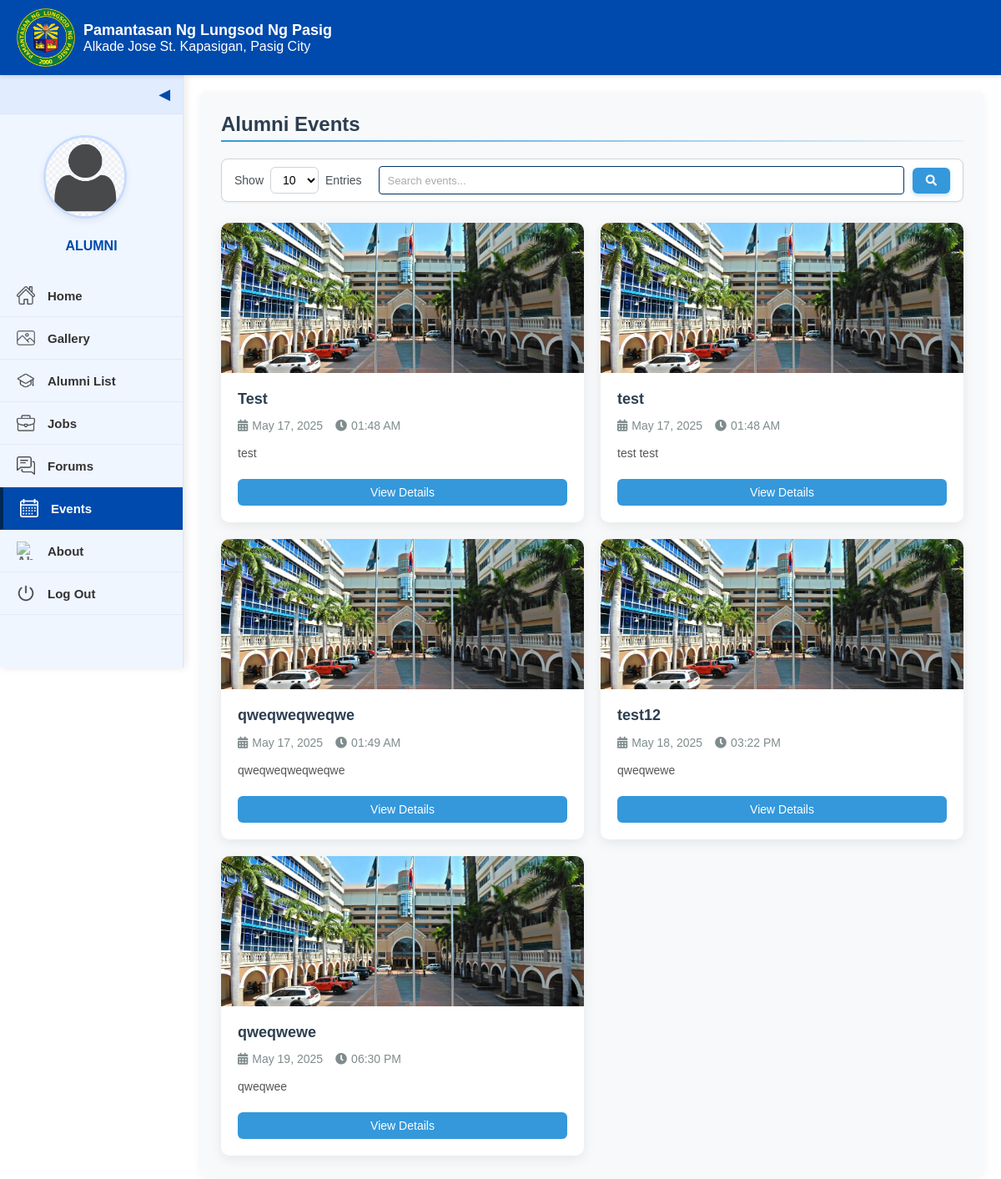
Page /alumni-events.php on the committed database.
### tables this page shows
CREATE TABLE `events` (
  `id` int(30) NOT NULL,
  `title` varchar(250) NOT NULL,
  `content` text NOT NULL,
  `schedule` datetime NOT NULL,
  `banner` text NOT NULL,
  `date_created` datetime NOT NULL DEFAULT current_timestamp(),
  `gform_link` varchar(200) NOT NULL,
  `archive_date` date DEFAULT NULL
);

### alumni-events.php (the view, shortened to what this page needs)
<?php
include 'admin/db_connect.php';
if(isset($_SESSION['alumni_id'])) {
    $alumni_id = $_SESSION['alumni_id'];
    $user_query = "SELECT CONCAT(firstname, ' ', lastname) as fullname FROM alumnus_bio WHERE id = ?";
    $stmt = $conn->prepare($user_query);
    $stmt->bind_param("i", $alumni_id);
    $stmt->execute();
    $user_result = $stmt->get_result();
    $user_data = $user_result->fetch_assoc();
    $fullname = $user_data ? $user_data['fullname'] : 'ALUMNI';
} else {
    $fullname = 'ALUMNI';
}
$page = isset($_GET['page']) ? intval($_GET['page']) : 1;
$items_per_page = isset($_GET['limit']) ? intval($_GET['limit']) : 10;
$offset = ($page - 1) * $items_per_page;
$search = isset($_GET['search']) ? $conn->real_escape_string($_GET['search']) : '';
$search_condition = '';
$sql = "SELECT * FROM events $search_condition ORDER BY schedule ASC LIMIT $offset, $items_per_page";
$result = $conn->query($sql);
?>
<!DOCTYPE html>
<html lang="en">
<head>
  <link rel="stylesheet" href="style.css">
  <link rel="stylesheet" href="css/alumni-events.css">
  <link rel="stylesheet" href="https://cdnjs.cloudflare.com/ajax/libs/font-awesome/5.15.3/css/all.min.css">
</head>
<body>
<div class="interface-header">
        <img src="images/logo.png" alt="PLP Logo" class="logo-interface">
        <div class="text">
            <div class="school-name">Pamantasan Ng Lungsod Ng Pasig</div>
            <p class="p-size">Alkade Jose St. Kapasigan, Pasig City</p>
        </div>
    </div>
  <div class="sidebar" id="sidebar">
      <div class="toggle-btn" onclick="toggleSidebar()">&#x25C0;</div>
      <div class="sidebar-content">
          <div class="profile-section">
              <a class="profile-pic">
                  <img src="images/avatar.png" alt="Profile Picture">
              </a>
              <div class="profile-name"><?php echo htmlspecialchars($fullname); ?></div>
          </div>
          <a href="alumni-home.php"><img src="images/home.png" alt="Home"><span>Home</span></a>
                    <a href="alumni-gallery.php"><img src="images/gallery.png" alt="Gallery"><span>Gallery</span></a>
                    <a href="alumni-list.php"><img src="images/alumni_list.png" alt="Alumni List"><span>Alumni List</span></a>
                    <a href="alumni-job.php"><img src="images/jobs.png" alt="Jobs"><span>Jobs</span></a>
                    <a href="alumni-forums.php"><img src="images/forums.png" alt="Forums"><span>Forums</span></a>
                    <a href="alumni-events.php" class="active"><img src="images/calendar.png" alt="Events"><span>Events</span></a>
                    <a href="alumni-about.php"><img src="images/about.png" alt="About"><span>About</span></a>
                    <a href="landing.php"><img src="images/log-out.png" alt="Log Out"><span>Log Out</span></a>
      </div>
  </div>
  <main class="content">
      <div class="alumni-events-content">
          <header>Alumni Events</header>
          <hr>
          <div class="top-actions">
              <div class="left-controls">
                  <form method="GET" action="alumni-events.php" class="search-form">
                      <div class="unified-controls">
                          <div class="entries-control">
                              <span>Show</span>
                              <select name="limit" onchange="this.form.submit()">
                                  <option value="10" <?php echo $items_per_page == 10 ? 'selected' : ''; ?>>10</option>
                              </select>
                              <span>Entries</span>
                          </div>
                          <div class="search-control">
                              <input type="text" name="search" class="search-input" value="<?php echo htmlspecialchars($search); ?>" placeholder="Search events...">
                              <button type="submit" class="search-btn"><i class="fas fa-search"></i></button>
                          </div>
                      </div>
                  </form>
              </div>
          </div>
          <div class="events-container">
              <?php
              if($result && $result->num_rows > 0):
                  while($row = $result->fetch_assoc()):
                      $banner_path = $row['banner'];
                      if(empty($banner_path) || !file_exists($banner_path)) {
                          $banner_path = "images/no-image.jpg";
                      }
                      $event_date = date('M d, Y', strtotime($row['schedule']));
                      $event_time = date('h:i A', strtotime($row['schedule']));
              ?>
              <div class="event-card">
                  <div class="event-banner">
                      <img src="<?php echo $banner_path; ?>" alt="<?php echo htmlspecialchars($row['title']); ?>">
                  </div>
                  <div class="event-info">
                      <h3 class="event-title"><?php echo htmlspecialchars($row['title']); ?></h3>
                      <div class="event-meta">
                          <div class="event-date">
                              <i class="fas fa-calendar-alt"></i> <?php echo $event_date; ?>
                          </div>
                          <div class="event-time">
                              <i class="fas fa-clock"></i> <?php echo $event_time; ?>
                          </div>
                      </div>
                      <div class="event-description">
                          <?php
                          $content = strip_tags($row['content']);
                          $short_content = strlen($content) > 150 ? substr($content, 0, 150) . '...' : $content;
                          echo htmlspecialchars($short_content);
                          ?>
                      </div>
                      <div class="event-actions">
                          <button class="view-details-btn" data-id="<?php echo $row['id']; ?>"
                                  data-title="<?php echo htmlspecialchars($row['title']); ?>"
                                  data-content="<?php echo htmlspecialchars($row['content']); ?>"
                                  data-schedule="<?php echo $row['schedule']; ?>"
                                  data-banner="<?php echo $banner_path; ?>"
                                  data-gform="<?php echo htmlspecialchars($row['gform_link'] ?? ''); ?>"
                                  onclick="viewEvent(this)">
                              View Details
                          </button>
                      </div>
                  </div>
              </div>
              <?php
                  endwhile;
              endif; ?>
          </div>
      </div>
  </main>
</body>
</html>

### style.css (style rules this page uses)
* { margin: 0; padding: 0; box-sizing: border-box; overscroll-behavior: none; }
body { font-family: Arial, sans-serif; background-color: #ffffff; }
.text { display: flex; flex-direction: column; }
.school-name { font-size: 18px; color: #003366; font-weight: bold; }
input[type="text"], input[type="email"], input[type="password"] { padding: 8px 10px; border: 1px solid #003366; border-radius: 4px; outline: none; font-size: 14px; }
input[type="text"]::placeholder, input[type="email"]::placeholder, input[type="password"]::placeholder { color: #aaa; font-size: 13px; }
.interface-header { background-color: #004aad; color: white; padding: 10px 20px; display: flex; align-items: center; position: fixed; top: 0; left: 0; width: 100%; z-index: 100; box-shadow: 0 2px 5px rgba(0, 0, 0, 0.1); height: 90px; }
.interface-header .school-name { color: white; }
.logo-interface { height: 70px; margin-right: 10px; }
.sidebar { background-color: #f0f6ff; width: 220px; height: calc(100vh - 90px); position: fixed; top: 90px; left: 0; display: flex; flex-direction: column; transition: all 0.3s ease; z-index: 5; overflow: hidden; box-shadow: 2px 0 10px rgba(0, 0, 0, 0.1); border-right: 1px solid #d9e5f6; }
.sidebar-content { width: 100%; display: flex; flex-direction: column; align-items: center; max-height: calc(100vh - 90px); overflow-y: auto; padding: 0 0 20px 0; -ms-overflow-style: none; scrollbar-width: none; }
.profile-section { display: flex; flex-direction: column; align-items: center; margin: 25px 0; padding: 0 10px; width: 100%; }
.profile-pic { position: relative; margin-bottom: 15px; text-align: center; width: 100%; }
.profile-pic img { width: 100px; height: 100px; border-radius: 50%; cursor: pointer; object-fit: cover; border: 3px solid #b7d0ff; transition: all 0.3s ease; box-shadow: 0 3px 10px rgba(0, 0, 0, 0.1); }
.profile-name { margin-top: 5px; font-size: 16px; font-weight: bold; color: #004aad; text-align: center; transition: all 0.3s ease; }
.toggle-btn { background-color: #e1ecff; color: #004aad; width: 100%; text-align: right; padding: 12px 15px; cursor: pointer; font-size: 18px; border-bottom: 1px solid #d9e5f6; transition: all 0.3s ease; }
.sidebar-content a { display: flex; align-items: center; width: 100%; color: #333; text-decoration: none; padding: 14px 20px; font-weight: bold; transition: all 0.3s ease; border-bottom: 1px solid rgba(0, 0, 0, 0.05); }
.profile-section .profile-pic { display: block; width: 100%; padding: 0; margin-bottom: 15px; text-align: center; border-bottom: none; }
.sidebar-content .profile-section a.profile-pic { display: block; text-align: center; padding: 0; border-bottom: none; width: 100%; }
.sidebar-content a img { width: 22px; height: 22px; margin-right: 15px; transition: all 0.3s ease; opacity: 0.7; }
.sidebar-content a span { transition: all 0.3s ease; font-size: 15px; }
.sidebar-content a.active { background-color: #004aad; color: white; border-left: 4px solid #002855; }
.sidebar-content a.active img { filter: brightness(0) invert(1); opacity: 1; }
.sidebar:not(.collapsed) .profile-pic img { width: 100px; height: 100px; border-width: 3px; }
.content { margin-left: 220px; padding: 20px; margin-top: 90px; }

### rows in the picture
events: title "Test", schedule "May 17, 2025", schedule "01:48 AM", content "test"
events: title (placeholder picture), title "test", schedule "May 17, 2025", schedule "01:48 AM", content "test test"
events: title "qweqweqweqwe", schedule "May 17, 2025", schedule "01:49 AM", content "qweqweqweqweqwe"
events: title "test12", schedule "May 18, 2025", schedule "03:22 PM", content "qweqwewe"
events: banner (placeholder picture), title "qweqwewe", schedule "May 19, 2025", schedule "06:30 PM", content "qweqwee"

### other values in the picture
$fullname "ALUMNI"
